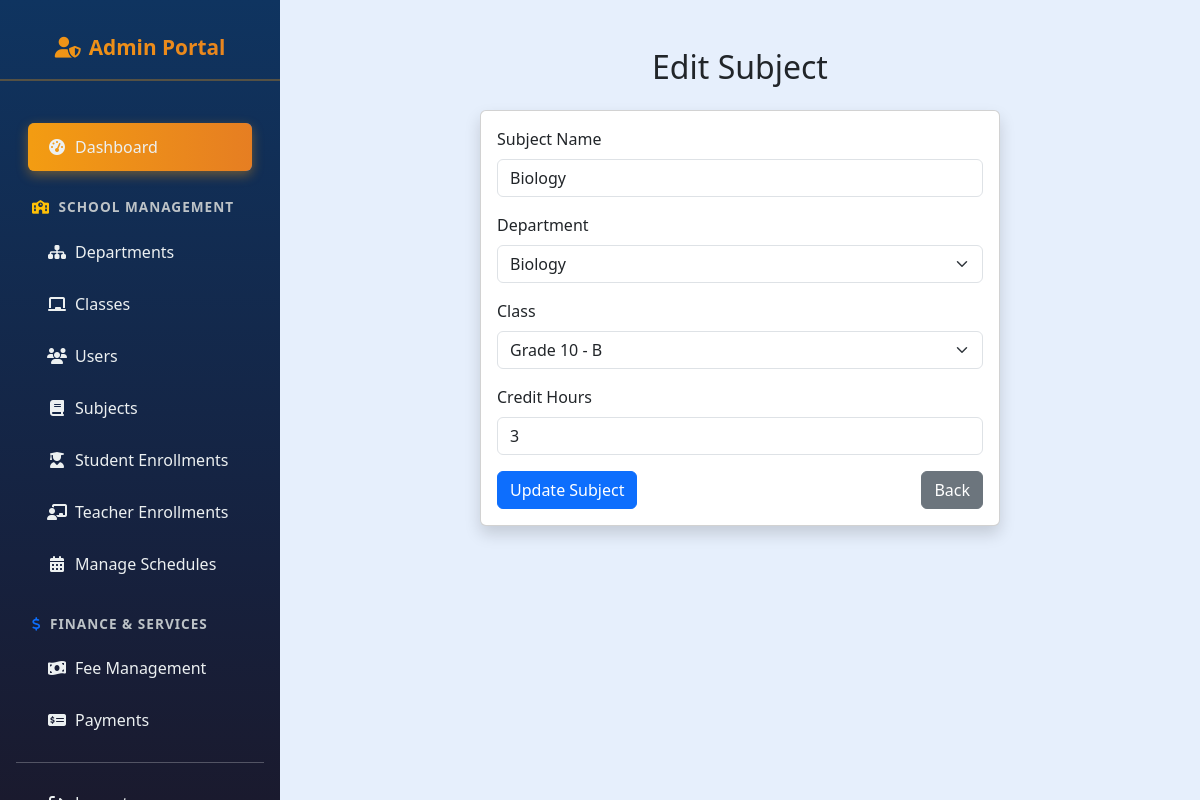
The app's page /admin/edit_subject.php?id=4 (signed in) with its own data.
### tables this page shows
CREATE TABLE `subjects` (
  `subject_id` int(11) NOT NULL,
  `subject_name` varchar(100) NOT NULL,
  `class_id` int(11) NOT NULL,
  `created_at` datetime DEFAULT current_timestamp(),
  `department_id` int(11) DEFAULT NULL,
  `credit_hours` int(11) NOT NULL DEFAULT 0
);

CREATE TABLE `departments` (
  `department_id` int(11) NOT NULL,
  `department_name` varchar(100) NOT NULL
);

CREATE TABLE `classes` (
  `class_id` int(11) NOT NULL,
  `class_name` varchar(50) NOT NULL,
  `section` varchar(10) NOT NULL,
  `department_id` int(11) NOT NULL,
  `created_at` datetime DEFAULT current_timestamp()
);

### admin/edit_subject.php (the view, shortened to what this page needs)
<?php
include('config.php');
$subject_id = intval($_GET['id']);
$stmt = $conn->prepare("
    SELECT subject_id, subject_name, class_id, department_id, credit_hours
    FROM subjects
    WHERE subject_id = ?
");
$stmt->bind_param("i", $subject_id);
$stmt->execute();
$result = $stmt->get_result();
$subject = $result->fetch_assoc();
$classes = [];
$classResult = $conn->query("
    SELECT class_id, class_name, section
    FROM classes
    ORDER BY class_name ASC
");
while ($row = $classResult->fetch_assoc()) {
    $classes[] = $row;
}
$departments = [];
$deptResult = $conn->query("
    SELECT department_id, department_name
    FROM departments
    ORDER BY department_name ASC
");
while ($row = $deptResult->fetch_assoc()) {
    $departments[] = $row;
}
?>
<!DOCTYPE html>
<html lang="en">
<head>
    <link href="https://cdn.jsdelivr.net/npm/bootstrap@5.3.0/dist/css/bootstrap.min.css" rel="stylesheet">
</head>
<body style="margin-left:280px; background-color:#e6effc;">
<?php include('admin_sidebar.php'); ?>
<div class="container mt-5">
    <h2 class="mb-4 text-center">Edit Subject</h2>
    <div class="card mx-auto shadow" style="max-width: 520px;">
        <div class="card-body">
            <form method="POST">
                <div class="mb-3">
                    <label class="form-label">Subject Name</label>
                    <input type="text" name="subject_name" class="form-control"
                           value="<?= htmlspecialchars($subject['subject_name']) ?>" required>
                </div>
                <div class="mb-3">
                    <label class="form-label">Department</label>
                    <select name="department_id" class="form-select" required>
                        <?php foreach ($departments as $dept): ?>
                            <option value="<?= $dept['department_id'] ?>"
                                <?= ($dept['department_id'] == $subject['department_id']) ? 'selected' : '' ?>>
                                <?= htmlspecialchars($dept['department_name']) ?>
                            </option>
                        <?php endforeach; ?>
                    </select>
                </div>
                <div class="mb-3">
                    <label class="form-label">Class</label>
                    <select name="class_id" class="form-select" required>
                        <?php foreach ($classes as $class): ?>
                            <option value="<?= $class['class_id'] ?>"
                                <?= ($class['class_id'] == $subject['class_id']) ? 'selected' : '' ?>>
                                <?= htmlspecialchars($class['class_name'] . ' - ' . $class['section']) ?>
                            </option>
                        <?php endforeach; ?>
                    </select>
                </div>
                <div class="mb-3">
                    <label class="form-label">Credit Hours</label>
                    <input type="number"
                           name="credit_hours"
                           class="form-control"
                           min="1"
                           max="6"
                           value="<?= (int)$subject['credit_hours'] ?>"
                           required>
                </div>
                <div class="d-flex justify-content-between">
                    <button type="submit" class="btn btn-primary">Update Subject</button>
                    <a href="manage_subjects.php" class="btn btn-secondary">Back</a>
                </div>
            </form>
        </div>
    </div>
</div>
</body>
</html>

### admin/admin_sidebar.php (style rules this page uses)
body { font-family: 'Segoe UI', Tahoma, Geneva, Verdana, sans-serif; margin-left: 280px; background-color: #e6effc; }

### records on screen
subjects: subject_name "Biology", department_id "Biology", class_id "Grade 10 - B", credit_hours "3"
